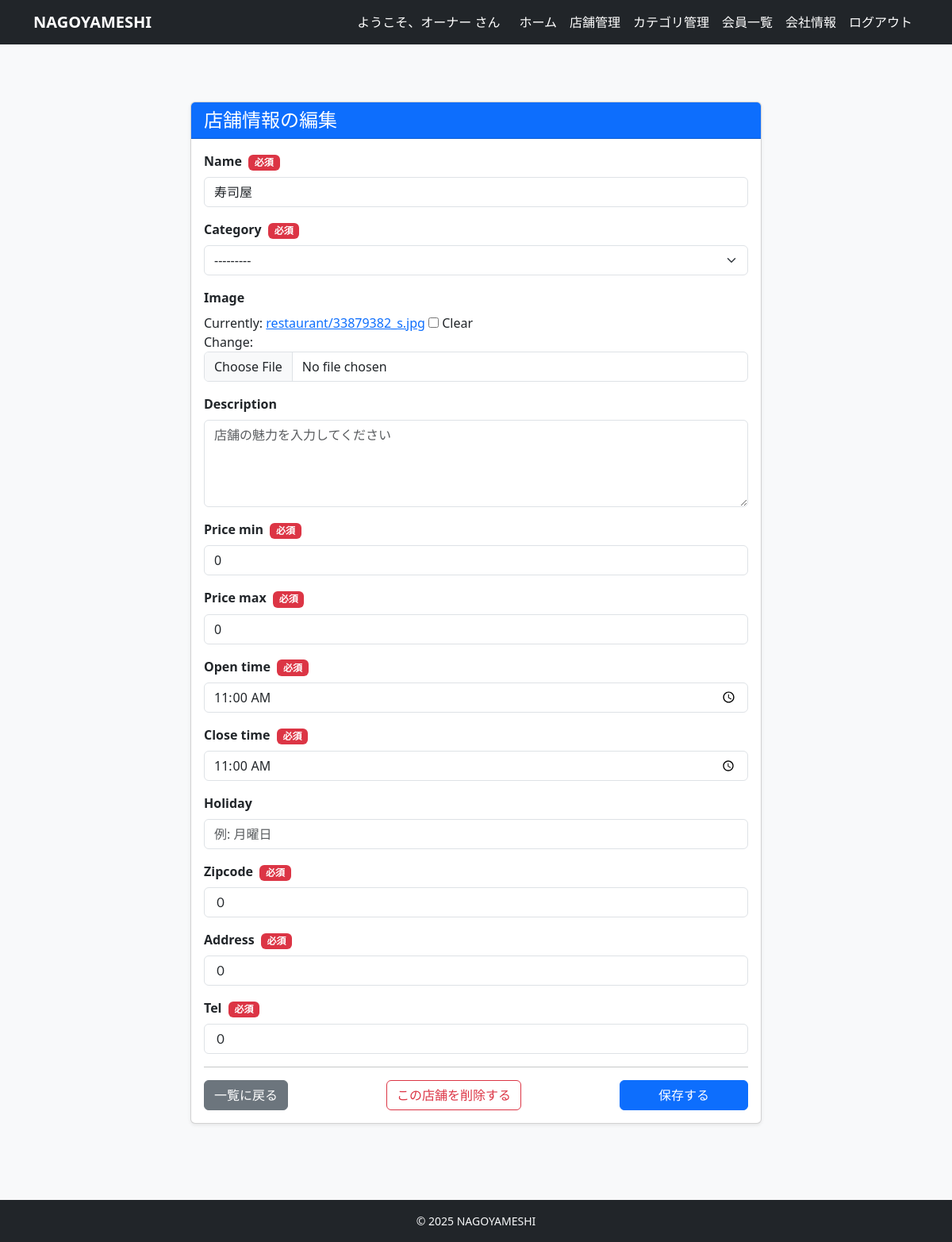
/owner/restaurants/6/update/ (signed in), run on the app's committed database.
### accounts/models.py (models this page shows, shortened)
class User(AbstractUser):
    username = None  # 使わない（メールログインにする）
    email = models.EmailField(unique=True)
    name = models.CharField(max_length=10)
    name_kana = models.CharField(max_length=10)
    zipcode = models.CharField(max_length=8)
    address = models.CharField(max_length=20)
    tel = models.CharField(max_length=11)
    is_paid_member = models.BooleanField(default=False)
    is_owner_member = models.BooleanField(default=False)
    created_at = models.DateTimeField(auto_now_add=True)
    updated_at = models.DateTimeField(auto_now=True)
    USERNAME_FIELD = 'email'
    REQUIRED_FIELDS = ['name', 'name_kana', 'zipcode', 'address', 'tel']
    objects = CustomUserManager()

### restaurants/models.py (models this page shows, shortened)
class Restaurant(models.Model):
    company = models.ForeignKey(
        Company,
        on_delete=models.CASCADE,
        related_name='restaurants',
    )
    category = models.ForeignKey(
        Category,
        on_delete=models.PROTECT,
        related_name='restaurants',
    )
    owner = models.ForeignKey(
        settings.AUTH_USER_MODEL,
        on_delete=models.CASCADE,
        related_name="my_restaurants",
        null=True,
        blank=True,
    )
    name = models.CharField(max_length=100)
    image = models.ImageField(upload_to='restaurant/', blank=True, null=True)
    description = models.TextField(blank=True)
    price_min = models.IntegerField()
    price_max = models.IntegerField()
    open_time = models.TimeField()
    close_time = models.TimeField()
    zipcode = models.CharField(max_length=10)
    address = models.CharField(max_length=200)
    tel = models.CharField(max_length=20)
    holiday = models.CharField(max_length=50, blank=True)  # 定休日
    created_at = models.DateTimeField(auto_now_add=True)
    updated_at = models.DateTimeField(auto_now=True)

### restaurants/views.py (the view, shortened to what this page needs)
# urls.py: path("owner/restaurants/<int:pk>/update/", views.OwnerRestaurantUpdateView.as_view(), name="owner_restaurant_update"), # 編集
class OwnerRestaurantUpdateView(LoginRequiredMixin, UserPassesTestMixin, UpdateView):
    model = Restaurant
    form_class = OwnerRestaurantForm
    template_name = "restaurants/owner_restaurant_form.html"
    success_url = reverse_lazy("restaurants:owner_dashboard")
    def test_func(self):
        restaurant = self.get_object()
        user = self.request.user
        return (user.is_authenticated
                and getattr(user, "is_owner_member", False)
                and hasattr(user, "company")
                and restaurant.company == user.company)
    def get_form_kwargs(self):
        kwargs = super().get_form_kwargs()
        kwargs['user'] = self.request.user
        return kwargs

### restaurants/models.py (called while the page is built)
    def __str__(self):
        return self.name

### templates/restaurants/owner_restaurant_form.html (shortened to what this page needs)
{% extends "base.html" %}
{% load static %}
{% block content %}
<div class="container my-5">
    <div class="row justify-content-center">
        <div class="col-md-8">
            <div class="card shadow-sm">
                <div class="card-header bg-primary text-white">
                    <h4 class="mb-0">{% if object %}店舗情報の編集{% else %}新規店舗の登録{% endif %}</h4>
                </div>
                <div class="card-body">
                    <form method="post" enctype="multipart/form-data">
                        {% for field in form %}
                        <div class="mb-3">
                            <label for="{{ field.id_for_label }}" class="form-label fw-bold">
                                {{ field.label }}
                                {% if field.field.required %}
                                <span class="badge bg-danger ms-1">必須</span>
                                {% endif %}
                            </label>
                            <div>
                                {{ field }}
                            </div>
                        </div>
                        {% endfor %}
                        <hr>
                        <div class="d-flex justify-content-between">
                            <a href="{% url 'restaurants:owner_restaurant_list' %}" class="btn btn-secondary">
                                一覧に戻る
                            </a>
                            {% if object %} <a href="{% url 'restaurants:owner_restaurant_delete' object.pk %}"
                                class="btn btn-outline-danger">
                                この店舗を削除する
                            </a>
                            {% endif %}
                            <button type="submit" class="btn btn-primary px-5">
                                保存する
                            </button>
                        </div>
                    </form>
                </div>
            </div>
        </div>
    </div>
</div>
{% endblock %}

### templates/base.html (shortened to what this page needs)
<!DOCTYPE html>
<html lang="ja">
<head>
    <link href="https://cdn.jsdelivr.net/npm/bootstrap@5.3.3/dist/css/bootstrap.min.css" rel="stylesheet"
>
</head>
<body class="bg-light d-flex flex-column min-vh-100">
    <nav class="navbar navbar-expand-lg navbar-dark bg-dark mb-4">
        <div class="container">
            <a class="navbar-brand fw-bold" href="/">NAGOYAMESHI</a>
            <div class="collapse navbar-collapse" id="navbarNav">
                <ul class="navbar-nav ms-auto align-items-center">
                    {% if user.is_authenticated %}
                    <li class="nav-item">
                        <span class="navbar-text me-3 text-white">
                            ようこそ、{{ user.name|default:user.email }} さん
                        </span>
                    </li>
                    {% if user.is_authenticated and user.is_owner_member %}
                    <li class="nav-item">
                        <a class="nav-link text-white" href="{% url 'restaurants:owner_dashboard' %}">ホーム</a>
                    </li>
                    {% else %}
                    <li class="nav-item">
                        <a class="nav-link text-white" href="{% url 'restaurants:restaurant_list' %}">ホーム</a>
                    </li>
                    {% endif %}
                    {% if user.is_owner_member %}
                    <li class="nav-item">
                        <a class="nav-link text-white" href="{% url 'restaurants:owner_restaurant_list' %}">店舗管理</a>
                    </li>
                    <li class="nav-item">
                        <a class="nav-link text-white" href="{% url 'restaurants:owner_category_list' %}">カテゴリ管理</a>
                    </li>
                    <li class="nav-item">
                        <a class="nav-link text-white" href="{% url 'restaurants:owner_member_list' %}">会員一覧</a>
                    </li>
                    <li class="nav-item">
                        <a class="nav-link text-white" href="{% url 'restaurants:company_detail' %}">会社情報</a>
                    </li>
                    <li class="nav-item">
                        <form method="post" action="{% url 'accounts:logout' %}" class="d-inline">
                            <button type="submit" class="btn btn-link nav-link text-white border-0 bg-transparent">
                                ログアウト
                            </button>
                        </form>
                    </li>
                    {% endif %}
                    {% endif %}
                </ul>
            </div>
        </div>
    </nav>
    <main class="container mb-5 flex-grow-1">
        {% block content %}{% endblock %}
    </main>
    <footer class="bg-dark text-light py-3 mt-auto">
        <div class="container text-center small">
            &copy; {{ now|default:"2025" }} NAGOYAMESHI
        </div>
    </footer>
</body>
</html>

### templates/base.html (style rules this page uses)
.navbar.navbar-dark .navbar-brand, .navbar.navbar-dark .navbar-text, .navbar.navbar-dark .navbar-nav .nav-link, .navbar.navbar-dark .navbar-nav .nav-link:visited, .navbar.navbar-dark .btn-link.nav-link { color: #ffffff !important; }

### data on the page
User: name "オーナー"
Restaurant: form "寿司屋" "---------" "0" "0" "11:00:00" "11:00:00" "０" "０" "０"

### other printed values
{{ field.label }} "Name" "Category" "Image" "Description" "Price min" "Price max" "Open time" "Close time" "Holiday" "Zipcode" "Address" "Tel"
{{ now|default:"2025" }} "2025"
